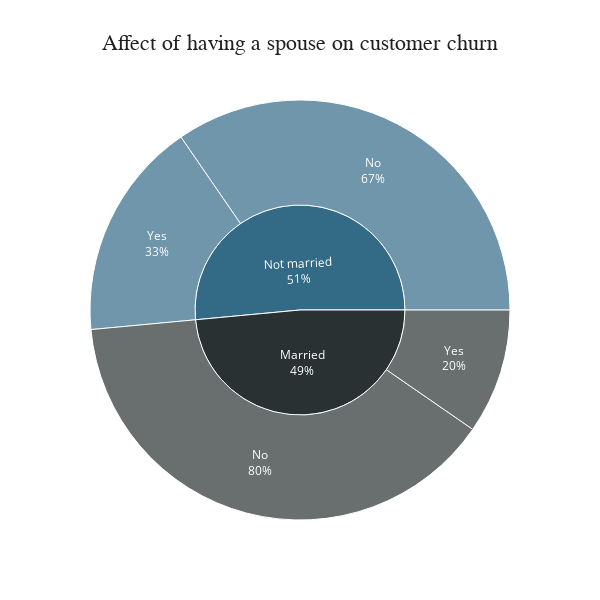

The notebook cell saved with this chart:
### Code cell
fig = px.sunburst(spouse, path = ['Partner', 'Churn'], values = 'count', color = 'Partner', title = 'Affect of having a spouse on customer churn',
                 color_discrete_map = {'Not married': '#336B87', 'Married': '#2A3132'},
                 width = 600, height = 600)

fig.update_layout(plot_bgcolor = 'white', title_font_family = 'Calibri Black', title_font_color = '#221f1f', title_font_size = 22, title_x = 0.5)

fig.update_traces(textinfo = 'label + percent parent')
                  
fig.show()

### Figure 1 — Plotly figure (JSON) as saved in the notebook; plotly's stock layout.template omitted (floating-point values rounded to 4 significant figures)
{"data": [{"branchvalues": "total", "customdata": [["Married"], ["Not married"], ["Married"], ["Not married"], ["Married"], ["Not married"]], "domain": {"x": [0, 1], "y": [0, 1]}, "hovertemplate": "labels=%{label}<br>count=%{value}<br>parent=%{parent}<br>id=%{id}<br>Partner=%{customdata[0]}<extra></extra>", "ids": ["Married/Yes", "Not married/Yes", "Married/No", "Not married/No", "Married", "Not married"], "labels": ["Yes", "Yes", "No", "No", "Married", "Not married"], "marker": {"colors": ["#2A3132", "#336B87", "#2A3132", "#336B87", "#2A3132", "#336B87"]}, "name": "", "parents": ["Married", "Not married", "Married", "Not married", "", ""], "textinfo": "label+percent parent", "type": "sunburst", "values": [576, 1011, 2328, 2071, 2904, 3082]}], "layout": {"height": 600, "legend": {"tracegroupgap": 0}, "plot_bgcolor": "white", "title": {"font": {"color": "#221f1f", "family": "Calibri Black", "size": 22}, "text": "Affect of having a spouse on customer churn", "x": 0.5}, "width": 600}}
